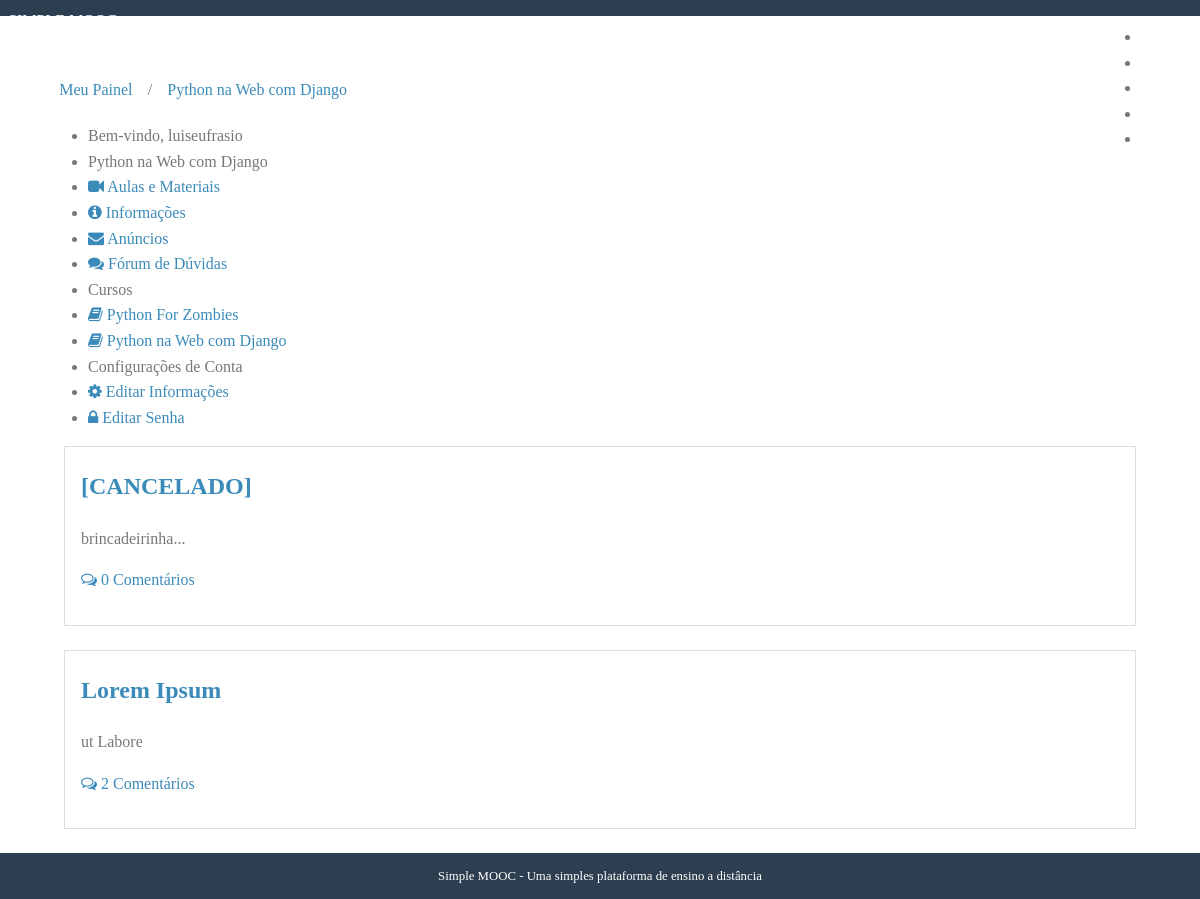
/cursos/python-na-web-com-django-22032018/anuncios/ (signed in), run on the app's committed database.
### courses/models.py (models this page shows, shortened)
class Course(models.Model):
    objects = CourseManager()
    name = models.CharField('Nome', max_length=100);
    slug = models.SlugField('Atalho');
    description = models.TextField('Descrição', blank=True);
    about = models.TextField('Sobre o Curso', blank=True);
    start_date = models.DateField(
        'Data de Início', null=True, blank=True
    )
    image = models.ImageField(
        upload_to='courses/images', verbose_name='Imagem',
        null=True, blank=True
    )
    created_at = models.DateTimeField('Criado em', auto_now_add=True)
    updated_at = models.DateTimeField('Atualizado em', auto_now=True)
    def __str__(self):
        return self.name
    class Meta:
        verbose_name = 'Curso'
        verbose_name_plural = 'Cursos'
        ordering = ['-name']

class Enrollment(models.Model):
    STATUS_CHOICES = (
        (0, 'Pendente'),
        (1, 'Aprovado'),
        (2, 'Cancelado')
    )
    user = models.ForeignKey(
        settings.AUTH_USER_MODEL, verbose_name='Usuário',
        on_delete = models.PROTECT,
        related_name="enrollments"
    )
    course = models.ForeignKey(
        Course, verbose_name='Curso',
        on_delete = models.PROTECT, related_name="enrollments"
    )
    status = models.IntegerField(
        'Situação', choices=STATUS_CHOICES, default=1, blank=True
    )
    created_at = models.DateTimeField('Criado em', auto_now_add=True)
    updated_at = models.DateTimeField('Atualizado em', auto_now=True)
    class Meta:
        verbose_name='Inscrição'
        verbose_name_plural='Inscrições'
        unique_together=(('user', 'course'),)

class Announcement(models.Model):
    course = models.ForeignKey(
        Course, verbose_name='Curso',
        related_name='announcements',
        on_delete = models.PROTECT
    )
    title = models.CharField('Título', max_length=100)
    content = models.TextField('Conteúdo')
    created_at = models.DateTimeField('Criado em', auto_now_add=True)
    updated_at = models.DateTimeField('Atualizado em', auto_now=True)
    class Meta:
        verbose_name = 'Anúncio'
        verbose_name_plural = 'Anúncios'
        ordering = ['-created_at']

### accounts/models.py (models this page shows, shortened)
class User(AbstractBaseUser, PermissionsMixin):
    username = models.CharField(
        'Nome de Usuário', max_length=30, unique=True,
        validators=[
            validators.RegexValidator(
                re.compile('^[\w.@+-]+$'),
                'O nome do usuário só pode conter letras, dígitos e {@,.,+,-,_}',
                'invalid'
            )
        ]
    )
    email = models.EmailField('E-mail', unique=True)
    name = models.CharField('Nome', max_length=100, blank=True)
    is_active = models.BooleanField('Está ativo?', blank=True, default=True)
    is_staff = models.BooleanField('É da equipe?', blank=True, default=False)
    date_joined = models.DateTimeField('Data de Entrada', auto_now_add=True)
    objects = UserManager()
    USERNAME_FIELD = 'username'
    REQUIRED_FIELDS = ['email']
    def __str__(self):
        return self.name or self.username
    class Meta:
        verbose_name = 'Usuário'
        verbose_name_plural = 'Usuários'

### courses/decorators.py (the view, shortened to what this page needs)
    def _wrapper(request, *args, **kwargs):
        slug = kwargs['slug']
        course = get_object_or_404(Course, slug=slug)
        has_permission = request.user.is_staff
        if not has_permission:
            messages.error(request, message)
            return redirect('accounts:dashboard')
        request.course = course
        return view_func(request, *args, **kwargs)

### courses/templatetags/courses_tags.py (called while the page is built)
@register.simple_tag
def load_my_courses(user):
    return Enrollment.objects.filter(user=user)

### courses/views.py (called while the page is built)
@login_required
@enrollment_required
def announcements(request, slug):
	course = request.course
	template = 'announcements.html'
	context = {
		'course': course,
		'announcements': course.announcements.all()
	}
	return render(request, template, context)

### courses/templates/announcements.html
{% extends "course_dashboard.html" %}
{% block dashboard_content %}
{% for announcement in announcements %}
<div class="well">
    <h2>
        <a href="{% url 'courses:show_announcement' course.slug announcement.pk %}">{{ announcement.title }}</a>
    </h2>
    {{ announcement.content|linebreaks }}
    <p>
        <a href="{% url 'courses:show_announcement' course.slug announcement.pk %}#comments">
        <i class="fa fa-comments-o"></i>
        {% with count=announcement.comments.count %}
            {{ count }}
            Comentário{{ count|pluralize }}
        {% endwith %}
        </a>
    </p>
</div>
{% empty %}
<div class="well">
    <h2>Nenhum anúncio criado</h2>
</div>
{% endfor %}
{% endblock %}

### courses/templates/course_dashboard.html (shortened to what this page needs)
{% extends "dashboard.html" %}
{% block breadcrumb %}
    {{ block.super }}
    <li>/</li>
    <li><a href="{% url 'courses:announcements' course.slug %}">{{ course }}</a></li>
{% endblock %}
{% block menu_options %}
<li class="pure-menu-heading">
    {{ course }}
</li>
<li>
    <a href="{% url 'courses:lessons' course.slug %}">
        <i class="fa fa-video-camera"></i>
        Aulas e Materiais
    </a>
</li>
<li>
    <a href="#">
        <i class="fa fa-info-circle"></i>
        Informações
    </a>
</li>
<li>
    <a href="{% url 'courses:announcements' course.slug %}">
        <i class="fa fa-envelope"></i>
        Anúncios
    </a>
</li>
<li>
    <a href="#">
        <i class="fa fa-comments"></i>
        Fórum de Dúvidas
    </a>
</li>
{{ block.super }}
{% endblock %}

### accounts/templates/dashboard.html (shortened to what this page needs)
{% extends "base.html" %}
{% load courses_tags %}
{% block content %}
{% load_my_courses user as enrollments %}
<div class="pure-g-r content-ribbon">
    <div class="pure-u-1">
        <ul class="breadcrumb">
            {% block breadcrumb %}
            <li><a href="{% url 'accounts:dashboard' %}">Meu Painel</a></li>
            {% endblock %}
        </ul>
    </div>
    <div class="pure-u-1-3">
        <div class="pure-menu pure-menu-open">
            <ul>
                <li class="pure-menu-heading">
                    Bem-vindo, {{ user }}
                </li>
                {% block menu_options %}
                <li class="pure-menu-heading">Cursos</li>
                {% for enrollment in enrollments %}
                <li>
                    <a href="{% url 'courses:announcements' enrollment.course.slug %}">
                        <i class="fa fa-book"></i>
                        {{ enrollment.course }}
                    </a>
                </li>
                {% empty %}
                <li><a href="#">Nenhum curso encontrado</a></li>
                {% endfor %}
                <li class="pure-menu-heading">Configurações de Conta</li>
                <li>
                    <a href="{% url 'accounts:edit' %}">
                        <i class="fa fa-cog"></i>
                        Editar Informações
                    </a>
                </li>
                <li>
                    <a href="{% url 'accounts:edit_password' %}">
                        <i class="fa fa-lock"></i>
                        Editar Senha
                    </a>
                </li>
                {% endblock %}
            </ul>
        </div>
    </div>
    <div class="pure-u-2-3">
        <div class="inner">
            {% block dashboard_content %}{% endblock %}
        </div>
    </div>
</div>
{% endblock %}

### core/static/css/styles.css (style rules this page uses)
* { -webkit-box-sizing: border-box; -moz-box-sizing: border-box; box-sizing: border-box; }
body { margin: 0 auto; line-height: 1.7em; }
a { color: #3b8bba; }
.content .content-ribbon { margin: 1.5em 3em; }
.inner { padding: 0em 1em; }
.inner p { margin-top: 0; }
ul.breadcrumb { padding: 0; }
ul.breadcrumb li { display: inline-block; }
ul.breadcrumb li a { display: inline-block; padding: 0.3em 0.7em; }
body { min-width: 320px; color: #777; line-height: 1.6; }
h1, h2, h3, h4, h5, h6 { font-weight: bold; color: rgb(75, 75, 75); }
a { color: #3b8bba; text-decoration: none; }
.well { border: 1px solid #ddd; padding: 0em 1em 1em 1em; margin-bottom: 1.5em; }

### data on the page
Course: name "Python na Web com Django"
User: name+username "luiseufrasio"
Enrollment: course "Python For Zombies"
Enrollment: course "Python na Web com Django"
Announcement: title "[CANCELADO]", content "brincadeirinha...", comments.count "0"
Announcement: title "Lorem Ipsum", content "ut Labore", comments.count "2"
